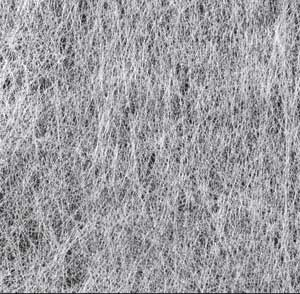
%> input picture Matlab Workshops/NanWoven/Pics/NonwovenFabric.jpg, 300 x 294 px
$ octave Work2.m   (GNU Octave 9; MATLAB toolbox functions it lacks are replaced by stand-ins)
%> lines starting %> are read from the running program, lines starting %| are printed output that depends on the picture; in (x1, y1, x2, y2) boxes, pixels count from 0 and x2, y2 are one past the last pixel; in counts of white or black regions, pixels touching at a corner belong together; the program's own positions count from 1
clc,clear all,close all;
%cd('D:\Tubitak Server Files\Matlab Workshops\NanWoven\Pics')
RGB = imread('NonwovenFabric.jpg');
%> RGB is the input picture: size 294x300x3 uint8; mean R, G, B 157.6, 156.6, 161.5

flatImg = double(reshape(RGB,size(RGB,1)*size(RGB,2),size(RGB,3)));
idx = kmeans(flatImg,2);
A=reshape(idx,size(RGB,1),size(RGB,2));
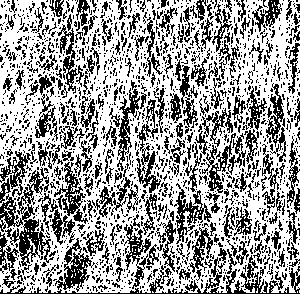
%> A: size 294x300 double; values 1 (black) and 2 (white), 61.4% white; black in thin lines or dots
A(A==2)=0;
%> A: size 294x300 double; values 0 (black) and 1 (white), 38.6% white in thin lines or dots
BW=logical(A);
%> BW: size 294x300 logical; 38.6% white in thin lines or dots
imagesc(BW);


figure,
imshow(BW),
title('Binary Image');
BW = ~ BW;
%> BW: size 294x300 logical; 61.4% white; black in thin lines or dots
figure,
imshow(BW),
title('Inverted Binary Image');
[B,L] = bwboundaries(BW);
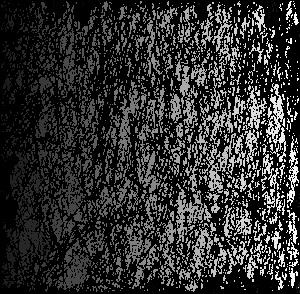
%> L: size 294x300 double; min 0, max 2961, mean 562.4; drawn with min black and max white
%> B = 2961 boundaries; largest, box (x1, y1, x2, y2) and points: (0, 0, 300, 293) 2875, (176, 189, 204, 244) 320, (60, 28, 78, 94) 276, (118, 88, 140, 162) 274, (54, 162, 85, 216) 247
STATS = regionprops(L, 'all'); % we need 'BoundingBox' and 'Extent'
%> STATS = 2961 regions; largest, box (x1, y1, x2, y2), Area, Centroid, MajorAxisLength, MinorAxisLength and Eccentricity: (0, 0, 300, 293) 53319 [150.6 142.2] 349.8 336.9 0.269, (19, 219, 51, 263) 616 [33.2 239.8] 41.05 31.46 0.642, (176, 189, 204, 244) 576 [188.4 213.3] 51.02 28.47 0.83
% [5 lines of commented-out code are left out]
figure,
imshow(RGB)
hold on

for i = 1 : length(STATS)
  W(i) = uint8(abs(STATS(i).BoundingBox(3)-STATS(i).BoundingBox(4)) < 0.1);
  W(i) = W(i) + 2 * uint8((STATS(i).Extent - 1) == 0 );
  centroid = STATS(i).Centroid;
  switch W(i)
      case 1
          plot(centroid(1),centroid(2),'bO');
      case 2
%> (the run ends here)
